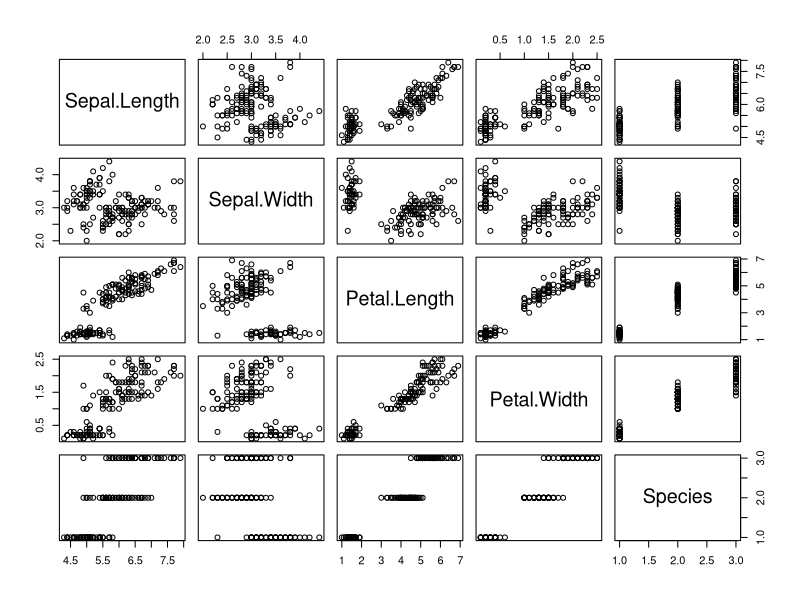
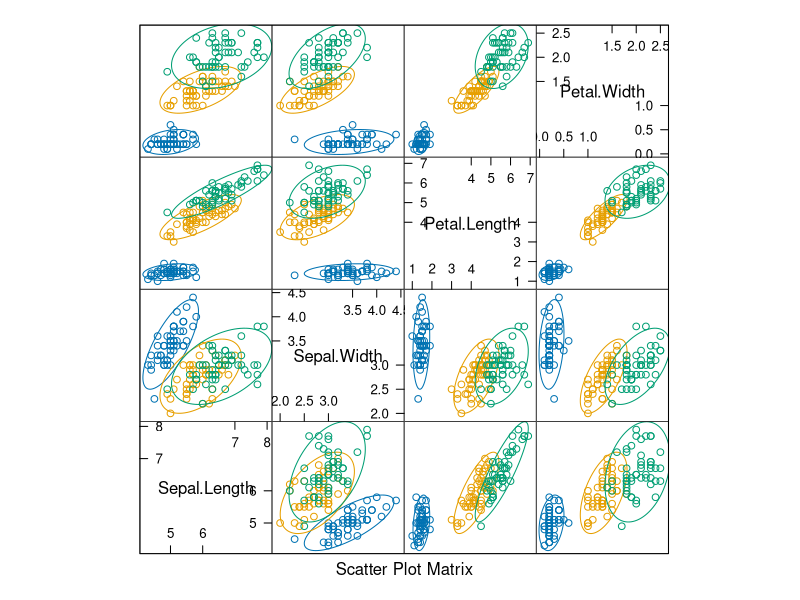
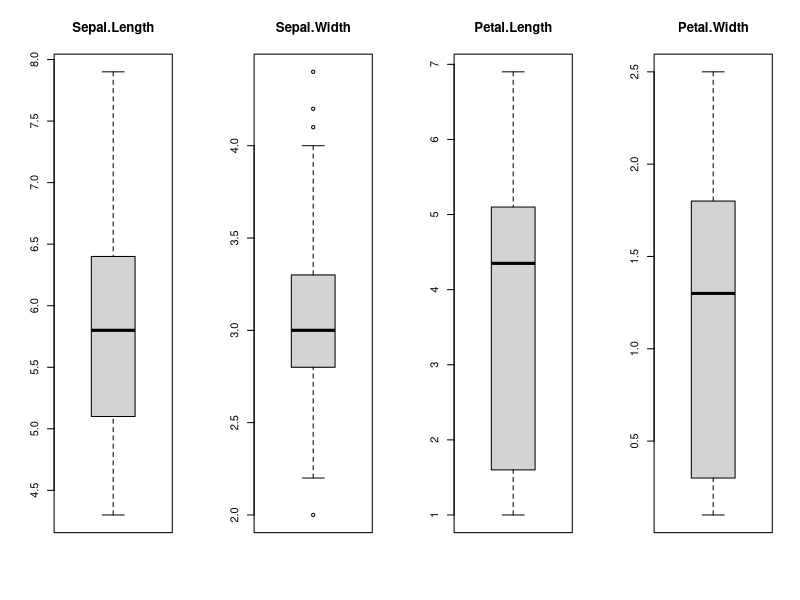
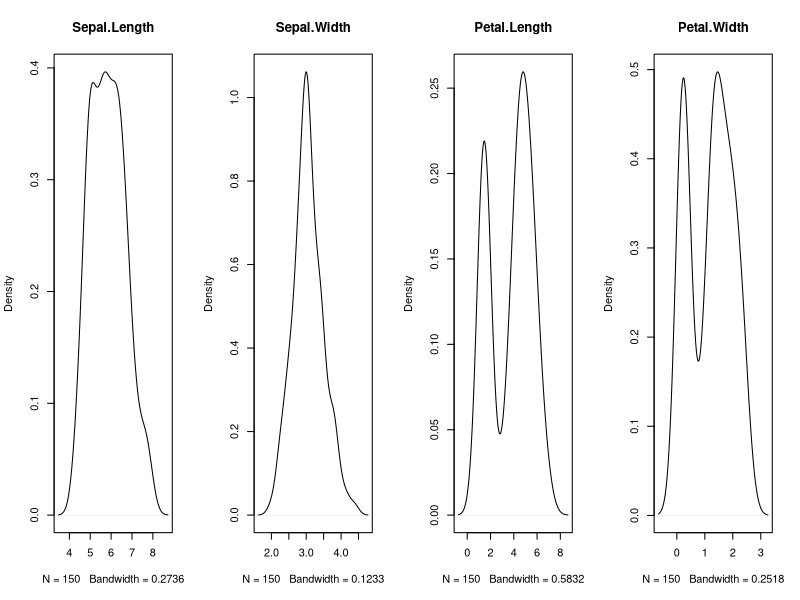
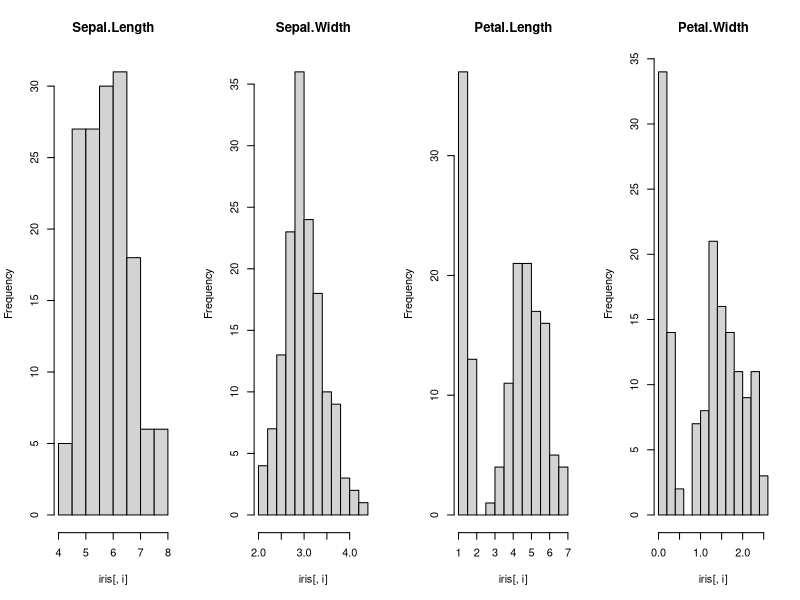
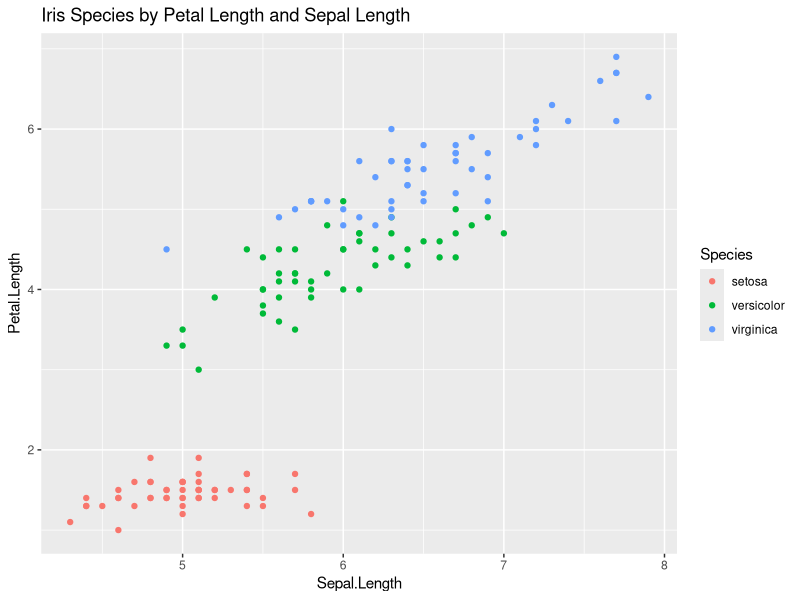
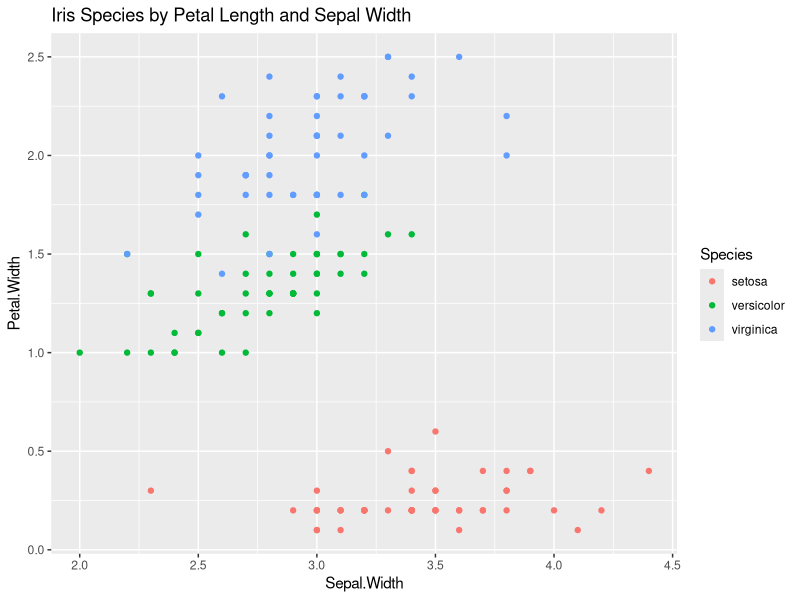
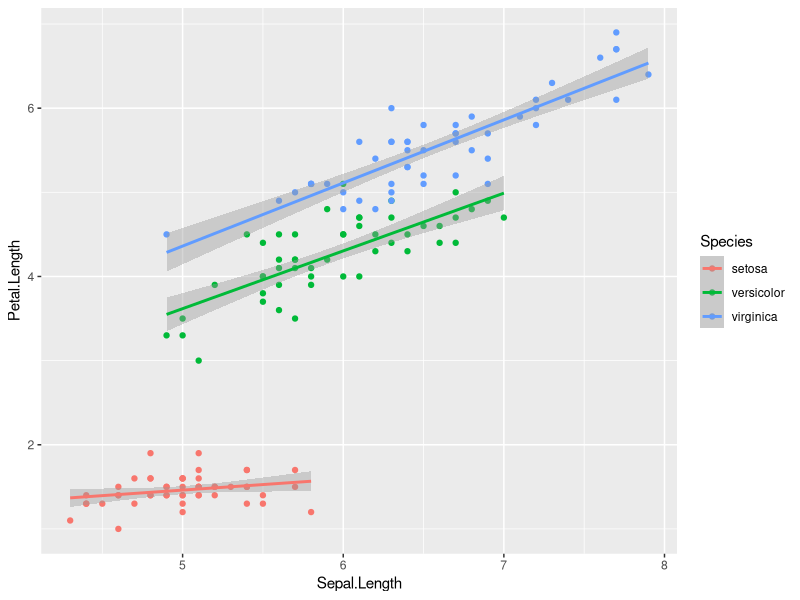

These figures' R source, in order:
## ---- chunk 1
library(ggplot2)
library(corrplot)
library(dplyr)
library(caret)
library(ellipse)
## ---- chunk 2
data(iris)
head(iris)
## ---- chunk 3
dim(iris)
table(iris$Species)
## ---- chunk 4
plot(iris)
## ---- chunk 5
x <- iris[,1:4]
y <- iris[,5]
featurePlot(x=x, y=y ,plot="ellipse")
## ---- chunk 6

par(mfrow=c(1,4))
  for(i in 1:4) {
  boxplot(x[,i], main=names(iris)[i])
  }
## ---- chunk 7
par(mfrow=c(1,4))
for(i in 1:4) {
plot(density(iris[,i]), main=names(iris)[i])
}
## ---- chunk 8
par(mfrow=c(1,4))
for(i in 1:4) {
hist(iris[,i], main=names(iris)[i])
}
## ---- chunk 9
ggplot(iris, aes(x = Sepal.Length, y = Petal.Length, colour = Species)) + 
  geom_point() +
  ggtitle('Iris Species by Petal Length and Sepal Length')
## ---- chunk 10
ggplot(iris, aes(x = Sepal.Width, y = Petal.Width, colour = Species)) + 
  geom_point() +
  ggtitle('Iris Species by Petal Length and Sepal Width')
## ---- chunk 11
#linear reg
ggplot(iris, aes(x=Sepal.Length, y=Petal.Length, color=Species)) + 
  geom_point()+geom_smooth(method = "lm")
## ---- chunk 12
#linear reg
ggplot(iris, aes(x=Sepal.Width, y=Petal.Width,  color=Species)) + 
  geom_point()+geom_smooth(method = "lm")
